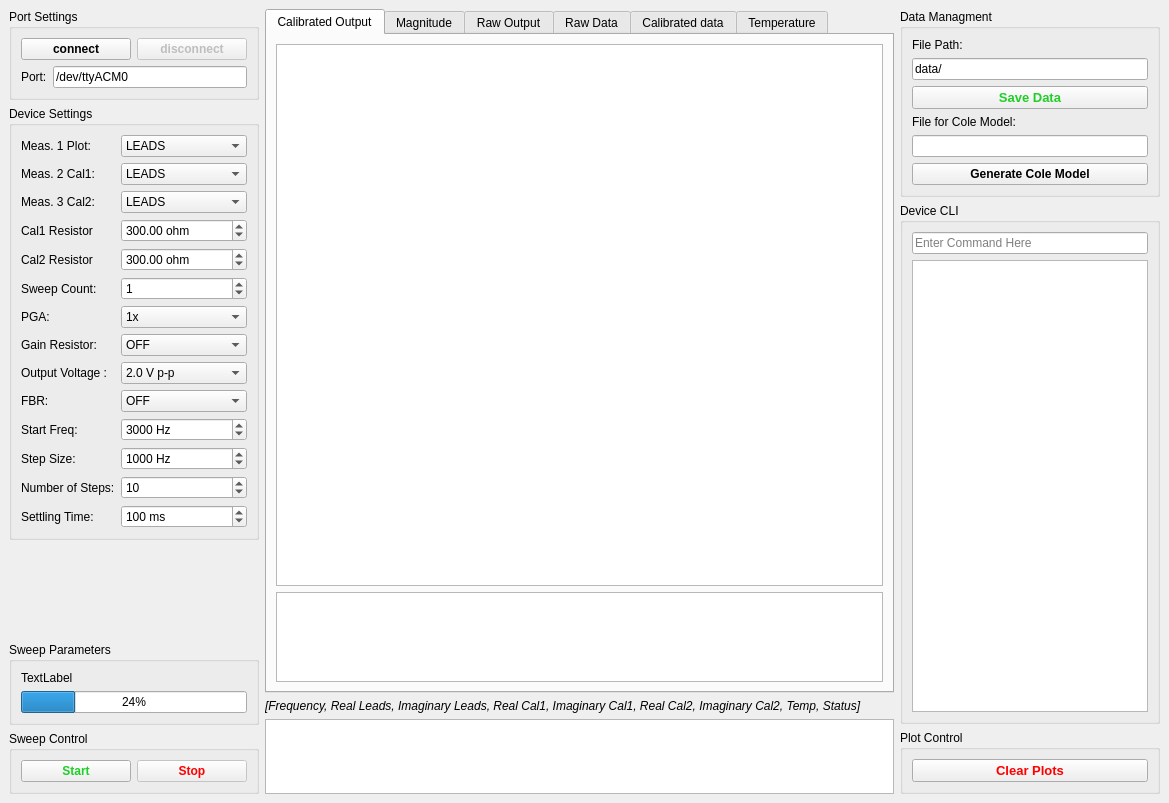
<?xml version="1.0" encoding="UTF-8"?>
<ui version="4.0">
 <class>mainWindow</class>
 <widget class="QMainWindow" name="mainWindow">
  <property name="geometry">
   <rect>
    <x>0</x>
    <y>0</y>
    <width>1169</width>
    <height>803</height>
   </rect>
  </property>
  <property name="sizePolicy">
   <sizepolicy hsizetype="Expanding" vsizetype="Expanding">
    <horstretch>0</horstretch>
    <verstretch>0</verstretch>
   </sizepolicy>
  </property>
  <property name="minimumSize">
   <size>
    <width>690</width>
    <height>803</height>
   </size>
  </property>
  <property name="maximumSize">
   <size>
    <width>1920</width>
    <height>1080</height>
   </size>
  </property>
  <property name="windowTitle">
   <string>ispectro</string>
  </property>
  <widget class="QWidget" name="centralwidget">
   <property name="sizePolicy">
    <sizepolicy hsizetype="MinimumExpanding" vsizetype="MinimumExpanding">
     <horstretch>0</horstretch>
     <verstretch>0</verstretch>
    </sizepolicy>
   </property>
   <property name="statusTip">
    <string>Hover Over Things to See Info Here</string>
   </property>
   <layout class="QHBoxLayout" name="horizontalLayout">
    <item>
     <layout class="QHBoxLayout" name="horizontalLayout_8">
      <property name="sizeConstraint">
       <enum>QLayout::SetNoConstraint</enum>
      </property>
      <item>
       <layout class="QVBoxLayout" name="verticalLayout_17">
        <item>
         <widget class="QGroupBox" name="groupBox">
          <property name="maximumSize">
           <size>
            <width>250</width>
            <height>16777215</height>
           </size>
          </property>
          <property name="title">
           <string>Port Settings</string>
          </property>
          <layout class="QGridLayout" name="gridLayout_2">
           <item row="1" column="0">
            <layout class="QGridLayout" name="gridLayout">
             <item row="2" column="1">
              <widget class="QLineEdit" name="serial_port_QLineEdit">
               <property name="text">
                <string>/dev/ttyACM0</string>
               </property>
              </widget>
             </item>
             <item row="2" column="0" alignment="Qt::AlignRight">
              <widget class="QLabel" name="label_2">
               <property name="text">
                <string>Port:</string>
               </property>
              </widget>
             </item>
            </layout>
           </item>
           <item row="0" column="0">
            <layout class="QGridLayout" name="gridLayout_12">
             <item row="1" column="0">
              <widget class="QPushButton" name="connect_pushButton">
               <property name="enabled">
                <bool>true</bool>
               </property>
               <property name="maximumSize">
                <size>
                 <width>200</width>
                 <height>16777215</height>
                </size>
               </property>
               <property name="font">
                <font>
                 <weight>75</weight>
                 <bold>true</bold>
                </font>
               </property>
               <property name="text">
                <string>connect</string>
               </property>
              </widget>
             </item>
             <item row="1" column="1">
              <widget class="QPushButton" name="disconnect_pushButton">
               <property name="enabled">
                <bool>false</bool>
               </property>
               <property name="font">
                <font>
                 <weight>75</weight>
                 <bold>true</bold>
                </font>
               </property>
               <property name="text">
                <string>disconnect</string>
               </property>
              </widget>
             </item>
            </layout>
           </item>
          </layout>
         </widget>
        </item>
        <item>
         <widget class="QGroupBox" name="groupBox_2">
          <property name="enabled">
           <bool>true</bool>
          </property>
          <property name="minimumSize">
           <size>
            <width>0</width>
            <height>400</height>
           </size>
          </property>
          <property name="maximumSize">
           <size>
            <width>250</width>
            <height>16777215</height>
           </size>
          </property>
          <property name="title">
           <string>Device Settings</string>
          </property>
          <layout class="QVBoxLayout" name="verticalLayout_11">
           <item>
            <layout class="QGridLayout" name="gridLayout_9">
             <item row="13" column="1">
              <widget class="QSpinBox" name="start_freq_spinBox">
               <property name="suffix">
                <string> Hz</string>
               </property>
               <property name="minimum">
                <number>1000</number>
               </property>
               <property name="maximum">
                <number>99000</number>
               </property>
               <property name="singleStep">
                <number>1000</number>
               </property>
               <property name="value">
                <number>3000</number>
               </property>
              </widget>
             </item>
             <item row="16" column="1">
              <widget class="QSpinBox" name="settling_time_spinBox">
               <property name="suffix">
                <string> ms</string>
               </property>
               <property name="minimum">
                <number>1</number>
               </property>
               <property name="maximum">
                <number>9999</number>
               </property>
               <property name="value">
                <number>100</number>
               </property>
              </widget>
             </item>
             <item row="12" column="1">
              <widget class="QComboBox" name="fbr_comboBox">
               <property name="currentIndex">
                <number>0</number>
               </property>
               <item>
                <property name="text">
                 <string>OFF</string>
                </property>
               </item>
               <item>
                <property name="text">
                 <string>R1 20k</string>
                </property>
               </item>
               <item>
                <property name="text">
                 <string>R4 200R</string>
                </property>
               </item>
               <item>
                <property name="text">
                 <string>R6 300R</string>
                </property>
               </item>
               <item>
                <property name="text">
                 <string>R7 430R</string>
                </property>
               </item>
               <item>
                <property name="text">
                 <string>R11 510R</string>
                </property>
               </item>
               <item>
                <property name="text">
                 <string>R15 620R</string>
                </property>
               </item>
               <item>
                <property name="text">
                 <string>R17 700R</string>
                </property>
               </item>
               <item>
                <property name="text">
                 <string>R19 1k</string>
                </property>
               </item>
              </widget>
             </item>
             <item row="10" column="1">
              <widget class="QComboBox" name="gain_resistor_comboBox">
               <property name="currentText">
                <string>OFF</string>
               </property>
               <property name="currentIndex">
                <number>0</number>
               </property>
               <item>
                <property name="text">
                 <string>OFF</string>
                </property>
               </item>
               <item>
                <property name="text">
                 <string>R53 20R</string>
                </property>
               </item>
               <item>
                <property name="text">
                 <string>R54 50R</string>
                </property>
               </item>
               <item>
                <property name="text">
                 <string>R55 100R</string>
                </property>
               </item>
               <item>
                <property name="text">
                 <string>R56 200R</string>
                </property>
               </item>
               <item>
                <property name="text">
                 <string>R44 510R</string>
                </property>
               </item>
               <item>
                <property name="text">
                 <string>R46 910R</string>
                </property>
               </item>
               <item>
                <property name="text">
                 <string>R50 1k</string>
                </property>
               </item>
               <item>
                <property name="text">
                 <string>R52 10k</string>
                </property>
               </item>
              </widget>
             </item>
             <item row="9" column="0">
              <widget class="QLabel" name="label_6">
               <property name="text">
                <string>PGA:</string>
               </property>
              </widget>
             </item>
             <item row="10" column="0">
              <widget class="QLabel" name="label_3">
               <property name="text">
                <string>Gain Resistor:</string>
               </property>
              </widget>
             </item>
             <item row="15" column="1">
              <widget class="QSpinBox" name="number_of_steps_spinBox_4">
               <property name="minimum">
                <number>1</number>
               </property>
               <property name="maximum">
                <number>1000</number>
               </property>
               <property name="value">
                <number>10</number>
               </property>
              </widget>
             </item>
             <item row="1" column="0">
              <widget class="QLabel" name="label_34">
               <property name="text">
                <string>Meas. 2 Cal1:</string>
               </property>
              </widget>
             </item>
             <item row="12" column="0">
              <widget class="QLabel" name="label_4">
               <property name="text">
                <string>FBR:</string>
               </property>
              </widget>
             </item>
             <item row="13" column="0">
              <widget class="QLabel" name="label_7">
               <property name="text">
                <string>Start Freq:</string>
               </property>
              </widget>
             </item>
             <item row="3" column="0">
              <widget class="QLabel" name="label_35">
               <property name="text">
                <string>Meas. 3 Cal2:</string>
               </property>
              </widget>
             </item>
             <item row="14" column="1">
              <widget class="QSpinBox" name="step_size_spinBox">
               <property name="suffix">
                <string> Hz</string>
               </property>
               <property name="minimum">
                <number>100</number>
               </property>
               <property name="maximum">
                <number>50000</number>
               </property>
               <property name="singleStep">
                <number>100</number>
               </property>
               <property name="value">
                <number>1000</number>
               </property>
              </widget>
             </item>
             <item row="0" column="1">
              <widget class="QComboBox" name="measure_1_comboBox_1">
               <property name="currentIndex">
                <number>0</number>
               </property>
               <item>
                <property name="text">
                 <string>LEADS</string>
                </property>
               </item>
               <item>
                <property name="text">
                 <string>R67 100R</string>
                </property>
               </item>
               <item>
                <property name="text">
                 <string>R69 200R</string>
                </property>
               </item>
               <item>
                <property name="text">
                 <string>R71 300R</string>
                </property>
               </item>
               <item>
                <property name="text">
                 <string>R73 1k</string>
                </property>
               </item>
               <item>
                <property name="text">
                 <string>R65 62R</string>
                </property>
               </item>
               <item>
                <property name="text">
                 <string>R74/R72/C81 150R/75R/10nF</string>
                </property>
               </item>
               <item>
                <property name="text">
                 <string>R70/R68/C79 150R/75R/15nF</string>
                </property>
               </item>
               <item>
                <property name="text">
                 <string>R66/R64/C75 1k/560R/2.2nF</string>
                </property>
               </item>
              </widget>
             </item>
             <item row="14" column="0">
              <widget class="QLabel" name="label_9">
               <property name="text">
                <string>Step Size:</string>
               </property>
              </widget>
             </item>
             <item row="9" column="1">
              <widget class="QComboBox" name="pga_comboBox">
               <item>
                <property name="text">
                 <string>1x</string>
                </property>
               </item>
               <item>
                <property name="text">
                 <string>5x</string>
                </property>
               </item>
              </widget>
             </item>
             <item row="1" column="1">
              <widget class="QComboBox" name="measure_2_comboBox_1">
               <property name="currentIndex">
                <number>0</number>
               </property>
               <property name="maxVisibleItems">
                <number>10</number>
               </property>
               <item>
                <property name="text">
                 <string>LEADS</string>
                </property>
               </item>
               <item>
                <property name="text">
                 <string>R67 100R</string>
                </property>
               </item>
               <item>
                <property name="text">
                 <string>R69 200R</string>
                </property>
               </item>
               <item>
                <property name="text">
                 <string>R71 300R</string>
                </property>
               </item>
               <item>
                <property name="text">
                 <string>R73 1k</string>
                </property>
               </item>
               <item>
                <property name="text">
                 <string>R65 62R</string>
                </property>
               </item>
               <item>
                <property name="text">
                 <string>R74/R72/C81 150R/75R/10nF</string>
                </property>
               </item>
               <item>
                <property name="text">
                 <string>R70/R68/C79 150R/75R/15nF</string>
                </property>
               </item>
               <item>
                <property name="text">
                 <string>R66/R64/C75 1k/560R/2.2nF</string>
                </property>
               </item>
              </widget>
             </item>
             <item row="11" column="1">
              <widget class="QComboBox" name="output_voltage_comboBox">
               <item>
                <property name="text">
                 <string>2.0 V p-p</string>
                </property>
               </item>
               <item>
                <property name="text">
                 <string>200 mV p-p</string>
                </property>
               </item>
               <item>
                <property name="text">
                 <string>400 mV p-p</string>
                </property>
               </item>
               <item>
                <property name="text">
                 <string>1.0 V p-p</string>
                </property>
               </item>
              </widget>
             </item>
             <item row="15" column="0">
              <widget class="QLabel" name="label_10">
               <property name="text">
                <string>Number of Steps:</string>
               </property>
              </widget>
             </item>
             <item row="16" column="0">
              <widget class="QLabel" name="label_11">
               <property name="text">
                <string>Settling Time:</string>
               </property>
              </widget>
             </item>
             <item row="3" column="1">
              <widget class="QComboBox" name="measure_3_comboBox_1">
               <property name="currentIndex">
                <number>0</number>
               </property>
               <item>
                <property name="text">
                 <string>LEADS</string>
                </property>
               </item>
               <item>
                <property name="text">
                 <string>R67 100R</string>
                </property>
               </item>
               <item>
                <property name="text">
                 <string>R69 200R</string>
                </property>
               </item>
               <item>
                <property name="text">
                 <string>R71 300R</string>
                </property>
               </item>
               <item>
                <property name="text">
                 <string>R73 1k</string>
                </property>
               </item>
               <item>
                <property name="text">
                 <string>R65 62R</string>
                </property>
               </item>
               <item>
                <property name="text">
                 <string>R74/R72/C81 150R/75R/10nF</string>
                </property>
               </item>
               <item>
                <property name="text">
                 <string>R70/R68/C79 150R/75R/15nF</string>
                </property>
               </item>
               <item>
                <property name="text">
                 <string>R66/R64/C75 1k/560R/2.2nF</string>
                </property>
               </item>
              </widget>
             </item>
             <item row="0" column="0">
              <widget class="QLabel" name="label_33">
               <property name="text">
                <string>Meas. 1 Plot:</string>
               </property>
              </widget>
             </item>
             <item row="11" column="0">
              <widget class="QLabel" name="label_32">
               <property name="text">
                <string>Output Voltage :</string>
               </property>
              </widget>
             </item>
             <item row="4" column="1">
              <widget class="QDoubleSpinBox" name="cal_resistor_doubleSpinBox">
               <property name="enabled">
                <bool>true</bool>
               </property>
               <property name="suffix">
                <string> ohm</string>
               </property>
               <property name="minimum">
                <double>1.000000000000000</double>
               </property>
               <property name="maximum">
                <double>1000000.000000000000000</double>
               </property>
               <property name="value">
                <double>300.000000000000000</double>
               </property>
              </widget>
             </item>
             <item row="4" column="0">
              <widget class="QLabel" name="label_13">
               <property name="text">
                <string>Cal1 Resistor</string>
               </property>
              </widget>
             </item>
             <item row="6" column="0">
              <widget class="QLabel" name="label_36">
               <property name="text">
                <string>Cal2 Resistor</string>
               </property>
              </widget>
             </item>
             <item row="6" column="1">
              <widget class="QDoubleSpinBox" name="cal_resistor_doubleSpinBox_2">
               <property name="enabled">
                <bool>true</bool>
               </property>
               <property name="suffix">
                <string> ohm</string>
               </property>
               <property name="minimum">
                <double>1.000000000000000</double>
               </property>
               <property name="maximum">
                <double>1000000.000000000000000</double>
               </property>
               <property name="value">
                <double>300.000000000000000</double>
               </property>
              </widget>
             </item>
             <item row="7" column="0">
              <widget class="QLabel" name="label">
               <property name="text">
                <string>Sweep Count:</string>
               </property>
              </widget>
             </item>
             <item row="7" column="1">
              <widget class="QSpinBox" name="sweep_count_spinBox">
               <property name="value">
                <number>1</number>
               </property>
              </widget>
             </item>
            </layout>
           </item>
          </layout>
         </widget>
        </item>
        <item>
         <spacer name="verticalSpacer">
          <property name="orientation">
           <enum>Qt::Vertical</enum>
          </property>
          <property name="sizeHint" stdset="0">
           <size>
            <width>20</width>
            <height>40</height>
           </size>
          </property>
         </spacer>
        </item>
        <item>
         <widget class="QGroupBox" name="groupBox_4">
          <property name="maximumSize">
           <size>
            <width>250</width>
            <height>16777215</height>
           </size>
          </property>
          <property name="title">
           <string>Sweep Parameters</string>
          </property>
          <layout class="QVBoxLayout" name="verticalLayout_15">
           <item>
            <layout class="QVBoxLayout" name="verticalLayout_14">
             <item>
              <widget class="QLabel" name="sweep_output">
               <property name="text">
                <string>TextLabel</string>
               </property>
              </widget>
             </item>
             <item>
              <widget class="QProgressBar" name="progressBar">
               <property name="value">
                <number>24</number>
               </property>
              </widget>
             </item>
            </layout>
           </item>
          </layout>
         </widget>
        </item>
        <item>
         <widget class="QGroupBox" name="groupBox_6">
          <property name="enabled">
           <bool>true</bool>
          </property>
          <property name="maximumSize">
           <size>
            <width>250</width>
            <height>16777215</height>
           </size>
          </property>
          <property name="title">
           <string>Sweep Control</string>
          </property>
          <layout class="QGridLayout" name="gridLayout_23">
           <item row="0" column="0">
            <layout class="QGridLayout" name="gridLayout_21">
             <item row="0" column="1">
              <widget class="QPushButton" name="stop_QPushButton">
               <property name="enabled">
                <bool>false</bool>
               </property>
               <property name="maximumSize">
                <size>
                 <width>1000</width>
                 <height>1000</height>
                </size>
               </property>
               <property name="font">
                <font>
                 <weight>75</weight>
                 <bold>true</bold>
                </font>
               </property>
               <property name="styleSheet">
                <string notr="true">QPushButton{color: red}</string>
               </property>
               <property name="text">
                <string>Stop</string>
               </property>
              </widget>
             </item>
             <item row="0" column="0">
              <widget class="QPushButton" name="start_QPushButton">
               <property name="enabled">
                <bool>true</bool>
               </property>
               <property name="maximumSize">
                <size>
                 <width>1000</width>
                 <height>16777215</height>
                </size>
               </property>
               <property name="font">
                <font>
                 <weight>75</weight>
                 <bold>true</bold>
                </font>
               </property>
               <property name="styleSheet">
                <string notr="true">QPushButton { color: rgb(31, 206, 39)}</string>
               </property>
               <property name="text">
                <string>Start</string>
               </property>
              </widget>
             </item>
            </layout>
           </item>
          </layout>
         </widget>
        </item>
       </layout>
      </item>
      <item>
       <layout class="QVBoxLayout" name="verticalLayout_3">
        <item>
         <widget class="QTabWidget" name="tabWidget">
          <property name="sizePolicy">
           <sizepolicy hsizetype="Expanding" vsizetype="Expanding">
            <horstretch>0</horstretch>
            <verstretch>0</verstretch>
           </sizepolicy>
          </property>
          <property name="minimumSize">
           <size>
            <width>0</width>
            <height>600</height>
           </size>
          </property>
          <property name="currentIndex">
           <number>0</number>
          </property>
          <widget class="QWidget" name="tab">
           <attribute name="title">
            <string>Calibrated Output</string>
           </attribute>
           <layout class="QGridLayout" name="gridLayout_6">
            <item row="0" column="0">
             <layout class="QGridLayout" name="gridLayout_4">
              <item row="0" column="0">
               <widget class="PlotWidget" name="plot1_graphicsView">
                <property name="minimumSize">
                 <size>
                  <width>250</width>
                  <height>250</height>
                 </size>
                </property>
                <property name="maximumSize">
                 <size>
                  <width>16777215</width>
                  <height>16777215</height>
                 </size>
                </property>
                <property name="toolTipDuration">
                 <number>-2</number>
                </property>
               </widget>
              </item>
              <item row="1" column="0">
               <widget class="PlotWidget" name="temp_graphicsView">
                <property name="sizePolicy">
                 <sizepolicy hsizetype="Preferred" vsizetype="Preferred">
                  <horstretch>0</horstretch>
                  <verstretch>0</verstretch>
                 </sizepolicy>
                </property>
                <property name="minimumSize">
                 <size>
                  <width>0</width>
                  <height>0</height>
                 </size>
                </property>
                <property name="maximumSize">
                 <size>
                  <width>16777215</width>
                  <height>90</height>
                 </size>
                </property>
                <property name="toolTip">
                 <string/>
                </property>
                <property name="statusTip">
                 <string>Internal Device Temperature</string>
                </property>
               </widget>
              </item>
             </layout>
            </item>
           </layout>
          </widget>
          <widget class="QWidget" name="tab_4">
           <attribute name="title">
            <string>Magnitude</string>
           </attribute>
           <layout class="QGridLayout" name="gridLayout_7">
            <item row="1" column="0">
             <layout class="QGridLayout" name="gridLayout_5">
              <item row="0" column="0">
               <widget class="PlotWidget" name="raw_plot">
                <property name="sizePolicy">
                 <sizepolicy hsizetype="Preferred" vsizetype="Preferred">
                  <horstretch>0</horstretch>
                  <verstretch>0</verstretch>
                 </sizepolicy>
                </property>
                <property name="minimumSize">
                 <size>
                  <width>0</width>
                  <height>0</height>
                 </size>
                </property>
                <property name="maximumSize">
                 <size>
                  <width>16777215</width>
                  <height>16777215</height>
                 </size>
                </property>
               </widget>
              </item>
             </layout>
            </item>
           </layout>
          </widget>
          <widget class="QWidget" name="tab_2">
           <attribute name="title">
            <string>Raw Output</string>
           </attribute>
           <layout class="QGridLayout" name="gridLayout_10">
            <item row="1" column="0">
             <layout class="QGridLayout" name="gridLayout_8">
              <item row="1" column="0">
               <widget class="PlotWidget" name="plot2_graphicsView">
                <property name="sizePolicy">
                 <sizepolicy hsizetype="Expanding" vsizetype="Expanding">
                  <horstretch>0</horstretch>
                  <verstretch>0</verstretch>
                 </sizepolicy>
                </property>
                <property name="minimumSize">
                 <size>
                  <width>0</width>
                  <height>0</height>
                 </size>
                </property>
                <property name="maximumSize">
                 <size>
                  <width>16777215</width>
                  <height>16777215</height>
                 </size>
                </property>
               </widget>
              </item>
             </layout>
            </item>
           </layout>
          </widget>
          <widget class="QWidget" name="tab_5">
           <attribute name="title">
            <string>Raw Data</string>
           </attribute>
           <layout class="QGridLayout" name="gridLayout_11">
            <item row="0" column="0">
             <layout class="QGridLayout" name="gridLayout_3">
              <item row="0" column="0">
               <widget class="QTextBrowser" name="raw_data_textBrowser"/>
              </item>
             </layout>
            </item>
           </layout>
          </widget>
          <widget class="QWidget" name="tab_6">
           <attribute name="title">
            <string>Calibrated data</string>
           </attribute>
           <layout class="QGridLayout" name="gridLayout_14">
            <item row="0" column="0">
             <layout class="QGridLayout" name="gridLayout_13">
              <item row="0" column="0">
               <widget class="QTextBrowser" name="calibrated_data_textBrowser"/>
              </item>
             </layout>
            </item>
           </layout>
          </widget>
          <widget class="QWidget" name="tab_3">
           <attribute name="title">
            <string>Temperature</string>
           </attribute>
           <layout class="QGridLayout" name="gridLayout_27">
            <item row="0" column="0">
             <layout class="QGridLayout" name="gridLayout_26">
              <item row="1" column="0">
               <widget class="PlotWidget" name="input_plot">
                <property name="sizePolicy">
                 <sizepolicy hsizetype="Expanding" vsizetype="Expanding">
                  <horstretch>0</horstretch>
                  <verstretch>0</verstretch>
                 </sizepolicy>
                </property>
                <property name="minimumSize">
                 <size>
                  <width>0</width>
                  <height>90</height>
                 </size>
                </property>
                <property name="maximumSize">
                 <size>
                  <width>16777215</width>
                  <height>90</height>
                 </size>
                </property>
               </widget>
              </item>
             </layout>
            </item>
           </layout>
          </widget>
         </widget>
        </item>
        <item>
         <layout class="QVBoxLayout" name="verticalLayout_6">
          <item>
           <widget class="QLabel" name="label_8">
            <property name="sizePolicy">
             <sizepolicy hsizetype="Preferred" vsizetype="Preferred">
              <horstretch>0</horstretch>
              <verstretch>0</verstretch>
             </sizepolicy>
            </property>
            <property name="minimumSize">
             <size>
              <width>0</width>
              <height>0</height>
             </size>
            </property>
            <property name="maximumSize">
             <size>
              <width>16777215</width>
              <height>17</height>
             </size>
            </property>
            <property name="sizeIncrement">
             <size>
              <width>0</width>
              <height>0</height>
             </size>
            </property>
            <property name="baseSize">
             <size>
              <width>0</width>
              <height>0</height>
             </size>
            </property>
            <property name="font">
             <font>
              <weight>50</weight>
              <italic>true</italic>
              <bold>false</bold>
              <underline>false</underline>
             </font>
            </property>
            <property name="text">
             <string>[Frequency, Real Leads, Imaginary Leads, Real Cal1, Imaginary Cal1, Real Cal2, Imaginary Cal2, Temp, Status]</string>
            </property>
           </widget>
          </item>
          <item>
           <widget class="QTextBrowser" name="bottom_textBrowser_2">
            <property name="sizePolicy">
             <sizepolicy hsizetype="Preferred" vsizetype="Preferred">
              <horstretch>0</horstretch>
              <verstretch>0</verstretch>
             </sizepolicy>
            </property>
            <property name="minimumSize">
             <size>
              <width>0</width>
              <height>45</height>
             </size>
            </property>
            <property name="maximumSize">
             <size>
              <width>16777215</width>
              <height>75</height>
             </size>
            </property>
           </widget>
          </item>
         </layout>
        </item>
       </layout>
      </item>
      <item>
       <layout class="QVBoxLayout" name="verticalLayout_9">
        <item>
         <widget class="QGroupBox" name="groupBox_3">
          <property name="minimumSize">
           <size>
            <width>260</width>
            <height>0</height>
           </size>
          </property>
          <property name="maximumSize">
           <size>
            <width>260</width>
            <height>16777215</height>
           </size>
          </property>
          <property name="title">
           <string>Data Managment</string>
          </property>
          <layout class="QVBoxLayout" name="verticalLayout_13">
           <item>
            <layout class="QVBoxLayout" name="verticalLayout_12">
             <item>
              <layout class="QGridLayout" name="gridLayout_22">
               <item row="0" column="0">
                <widget class="QLabel" name="label_12">
                 <property name="maximumSize">
                  <size>
                   <width>317</width>
                   <height>16777215</height>
                  </size>
                 </property>
                 <property name="text">
                  <string>File Path:</string>
                 </property>
                </widget>
               </item>
              </layout>
             </item>
             <item>
              <widget class="QLineEdit" name="subject_id_lineEdit">
               <property name="maximumSize">
                <size>
                 <width>317</width>
                 <height>16777215</height>
                </size>
               </property>
               <property name="inputMask">
                <string/>
               </property>
               <property name="text">
                <string>data/</string>
               </property>
              </widget>
             </item>
             <item>
              <widget class="QPushButton" name="save_data_button">
               <property name="maximumSize">
                <size>
                 <width>317</width>
                 <height>16777215</height>
                </size>
               </property>
               <property name="font">
                <font>
                 <pointsize>10</pointsize>
                 <weight>75</weight>
                 <bold>true</bold>
                </font>
               </property>
               <property name="styleSheet">
                <string notr="true">QPushButton { color: rgb(31, 206, 39)}</string>
               </property>
               <property name="text">
                <string>Save Data</string>
               </property>
              </widget>
             </item>
             <item>
              <widget class="QLabel" name="label_5">
               <property name="text">
                <string>File for Cole Model:</string>
               </property>
              </widget>
             </item>
             <item>
              <widget class="QLineEdit" name="lineEdit_data_file_name"/>
             </item>
             <item>
              <widget class="QPushButton" name="cole_model_button">
               <property name="font">
                <font>
                 <weight>75</weight>
                 <bold>true</bold>
                </font>
               </property>
               <property name="text">
                <string>Generate Cole Model</string>
               </property>
              </widget>
             </item>
            </layout>
           </item>
          </layout>
         </widget>
        </item>
        <item>
         <widget class="QGroupBox" name="groupBox_5">
          <property name="minimumSize">
           <size>
            <width>260</width>
            <height>0</height>
           </size>
          </property>
          <property name="maximumSize">
           <size>
            <width>260</width>
            <height>16777215</height>
           </size>
          </property>
          <property name="title">
           <string>Device CLI</string>
          </property>
          <layout class="QVBoxLayout" name="verticalLayout_8">
           <item>
            <layout class="QVBoxLayout" name="verticalLayout_7">
             <item>
              <widget class="QLineEdit" name="command_line">
               <property name="sizePolicy">
                <sizepolicy hsizetype="Expanding" vsizetype="Fixed">
                 <horstretch>0</horstretch>
                 <verstretch>0</verstretch>
                </sizepolicy>
               </property>
               <property name="maximumSize">
                <size>
                 <width>16777215</width>
                 <height>16777215</height>
                </size>
               </property>
               <property name="placeholderText">
                <string>Enter Command Here</string>
               </property>
              </widget>
             </item>
             <item>
              <widget class="QTextBrowser" name="bottom_textBrowser">
               <property name="sizePolicy">
                <sizepolicy hsizetype="Expanding" vsizetype="Expanding">
                 <horstretch>0</horstretch>
                 <verstretch>0</verstretch>
                </sizepolicy>
               </property>
               <property name="minimumSize">
                <size>
                 <width>0</width>
                 <height>426</height>
                </size>
               </property>
               <property name="maximumSize">
                <size>
                 <width>16777215</width>
                 <height>16777215</height>
                </size>
               </property>
              </widget>
             </item>
            </layout>
           </item>
          </layout>
         </widget>
        </item>
        <item>
         <widget class="QGroupBox" name="groupBox_7">
          <property name="title">
           <string>Plot Control</string>
          </property>
          <layout class="QGridLayout" name="gridLayout_25">
           <item row="0" column="0">
            <layout class="QGridLayout" name="gridLayout_24">
             <item row="0" column="0">
              <widget class="QPushButton" name="clear_all_data">
               <property name="maximumSize">
                <size>
                 <width>370</width>
                 <height>16777215</height>
                </size>
               </property>
               <property name="font">
                <font>
                 <pointsize>10</pointsize>
                 <weight>75</weight>
                 <bold>true</bold>
                </font>
               </property>
               <property name="styleSheet">
                <string notr="true">QPushButton{color: red}</string>
               </property>
               <property name="text">
                <string>Clear Plots</string>
               </property>
              </widget>
             </item>
            </layout>
           </item>
          </layout>
         </widget>
        </item>
       </layout>
      </item>
     </layout>
    </item>
   </layout>
  </widget>
 </widget>
 <customwidgets>
  <customwidget>
   <class>PlotWidget</class>
   <extends>QGraphicsView</extends>
   <header>pyqtgraph</header>
  </customwidget>
 </customwidgets>
 <resources/>
 <connections>
  <connection>
   <sender>start_QPushButton</sender>
   <signal>objectNameChanged(QString)</signal>
   <receiver>bottom_textBrowser</receiver>
   <slot>insertPlainText(QString)</slot>
   <hints>
    <hint type="sourcelabel">
     <x>148</x>
     <y>76</y>
    </hint>
    <hint type="destinationlabel">
     <x>696</x>
     <y>667</y>
    </hint>
   </hints>
  </connection>
  <connection>
   <sender>command_line</sender>
   <signal>returnPressed()</signal>
   <receiver>bottom_textBrowser</receiver>
   <slot>update()</slot>
   <hints>
    <hint type="sourcelabel">
     <x>766</x>
     <y>631</y>
    </hint>
    <hint type="destinationlabel">
     <x>760</x>
     <y>750</y>
    </hint>
   </hints>
  </connection>
 </connections>
</ui>
